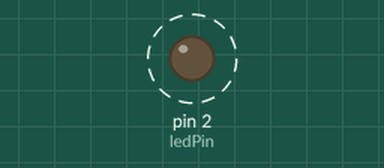
A sketch run on a simulated Arduino Uno, built with avr-gcc and run on an emulated ATmega328P. Parts: output pins drawn as LEDs (lit = HIGH). Dashed ring = blinking.

Above: at 0.5 s.
Timing chart, 0 to 4.6 s (numbered marks = the images above):
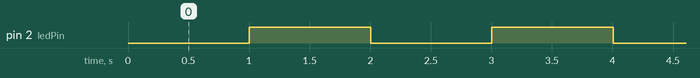

Measured:
- by itself, pin 2 (ledPin): alternates HIGH for 1.0 s and LOW for 1.0 s

The sketch:

sketch_blink.ino
```cpp
const int ledPin = 2;
const int delayTime = 1000;

unsigned long now;
unsigned long lastTime = millis();

int ledState = LOW;

void setup() {
  Serial.begin(115200);
  pinMode(ledPin, OUTPUT);
  digitalWrite(ledPin, ledState);
}

void loop() {
  now = millis();
  if ((now - lastTime) > delayTime) {
    lastTime = now;
    ledState = !ledState;
  }
  digitalWrite(ledPin, ledState);
}
```
